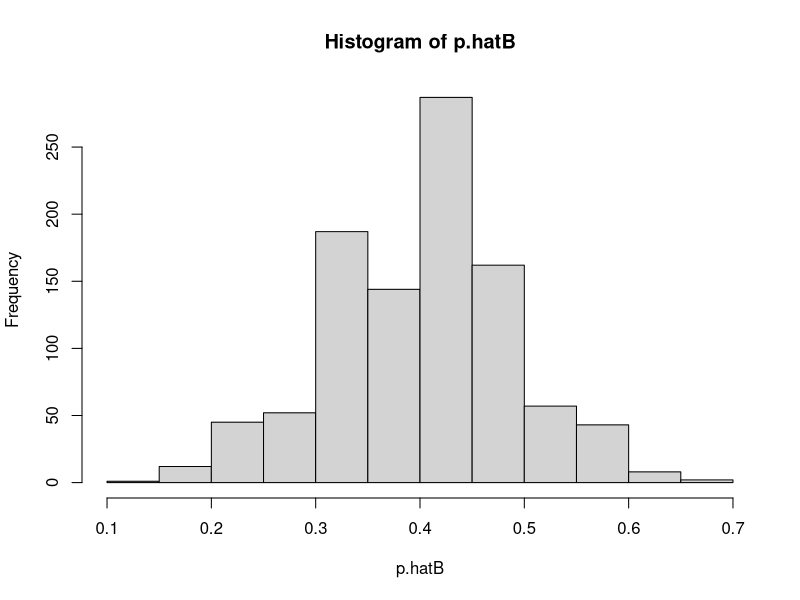
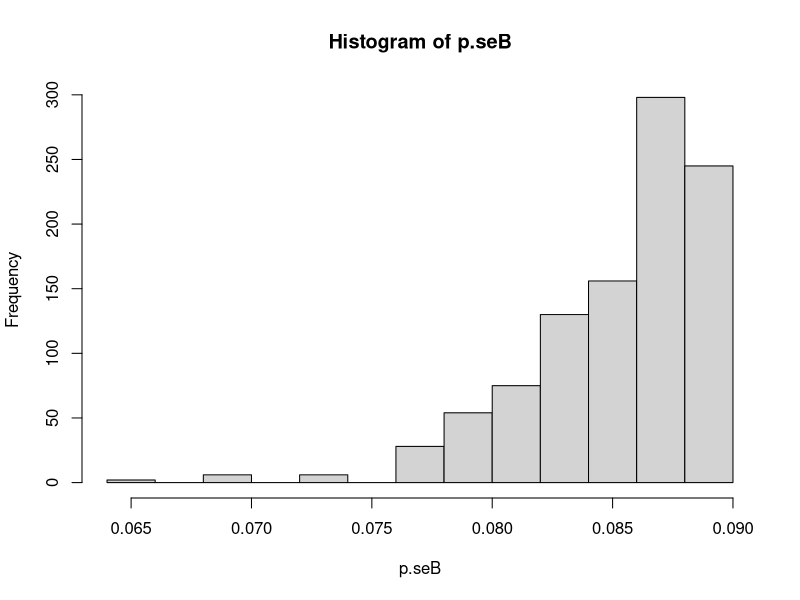
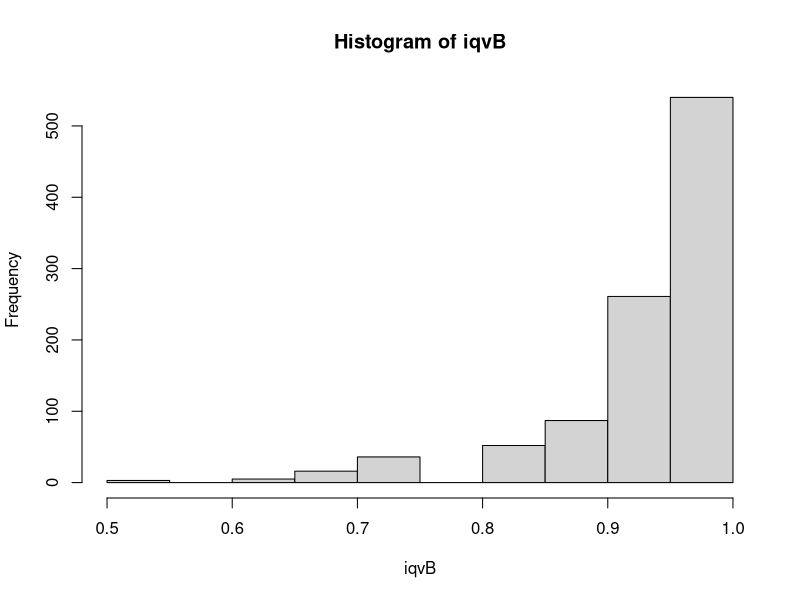
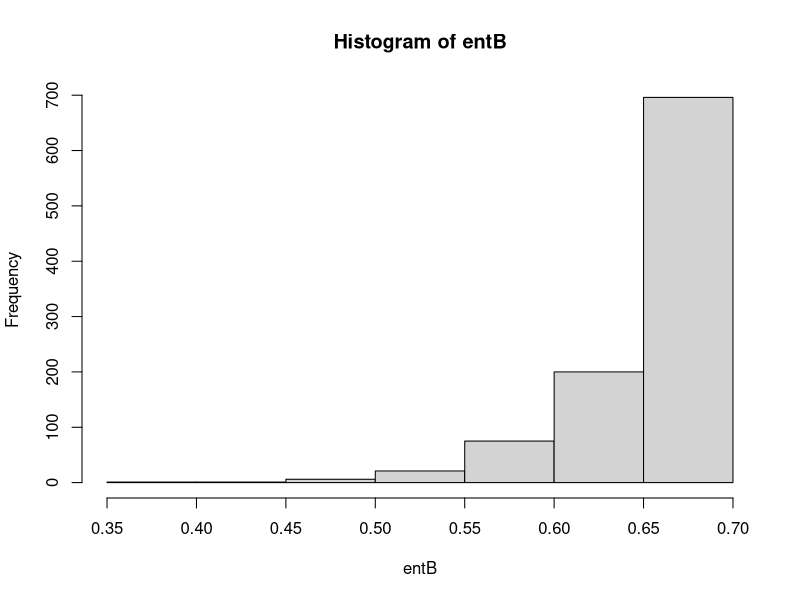
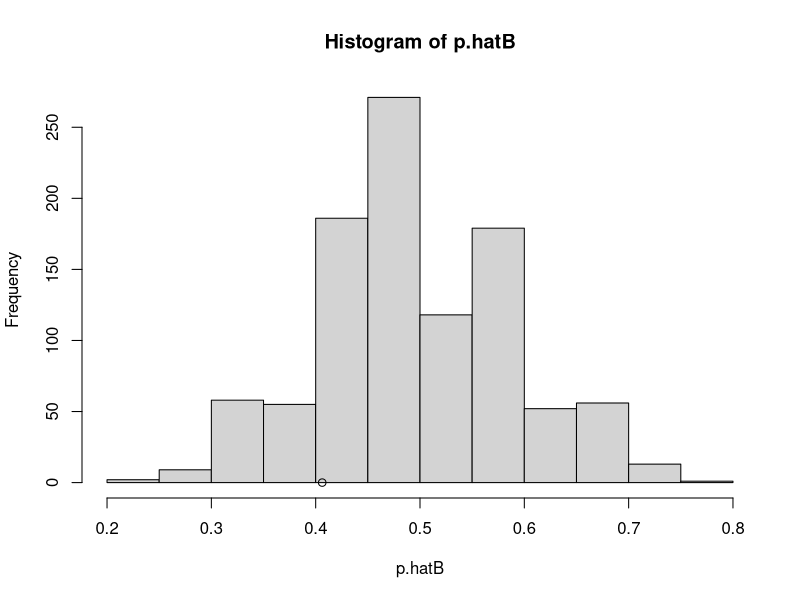

Here is the R script that generated these plots, in order:
## ---- chunk 1
y<- mtcars$am |> factor(0:1, c('Automatic', 'Manual'))
n<- length(y)
## ---- chunk 2
p.hat<- mean(y=='Manual')
sd(y=='Manual')*sqrt((n-1)/n)
sqrt(p.hat*(1-p.hat))

## ---- chunk 3
cnt..prp<- function(y){
  y.tab<- table(y) |> data.frame()
  y.tab$prop<- y.tab$Freq/sum(y.tab$Freq)
  structure(y.tab,
            class=c('CntProp', class(y.tab))
  )
}

# Index of Qualitative Variation
iqv<- function(y){
  if(!'CntProp' %in% class(y)) y<- cnt..prp(y)
  k<- nrow(y)
  k/(k-1)*(1-sum(y$prop^2))
}

# Entropy
ent<- function(y){
  if(!'CntProp' %in% class(y)) y<- cnt..prp(y)
  -sum(y$prop*log(y$prop))
}

# Gini Index
gini<- function(y){
  if(!'CntProp' %in% class(y)) y<- cnt..prp(y)
  1-sum(y$prop^2)
}

iqv(y)
ent(y)
gini(y)
## ---- chunk 4
B<- 1000
## ---- chunk 5
p.hatB<- sapply(1:B, \(j) {mean(sample(y, n, TRUE)=='Manual')})
hist(p.hatB)
## ---- chunk 6
p.seB<- sapply(1:B, \(j) {
  p.hat<-mean(sample(y, n, TRUE)=='Manual')
  sqrt(p.hat*(1-p.hat)/n)})
hist(p.seB)
## ---- chunk 7
iqvB<- sapply(1:B, \(j) {
  j.iqv<-iqv(sample(y, n, TRUE)=='Manual')
})
hist(iqvB)
## ---- chunk 8
entB<- sapply(1:B, \(j) {
  j.ent<-ent(sample(y, n, TRUE)=='Manual')
})
hist(entB)
## ---- chunk 9

p.hatB<- sapply(1:B, \(j) {mean(sample(c('Automatic','Manual'), n, TRUE)=='Manual')})
hist(p.hatB)
points(x=p.hat, y=0, color='red')
